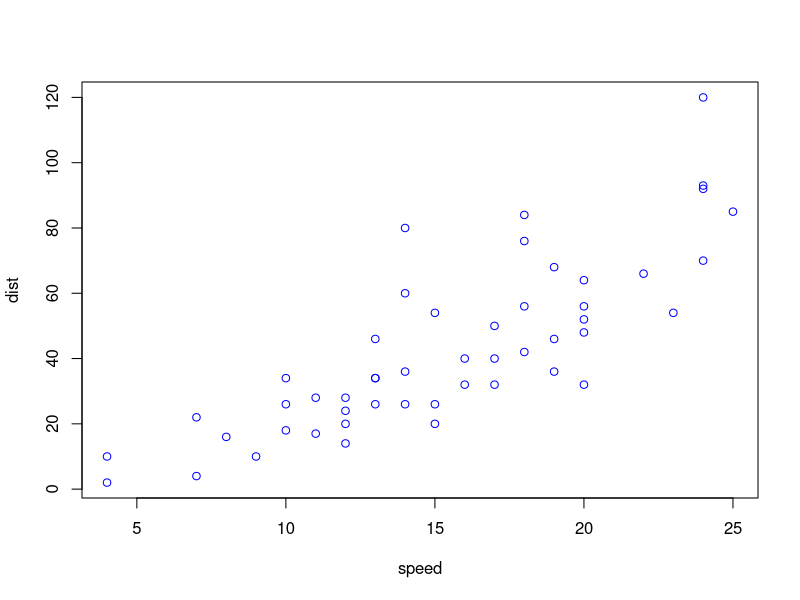
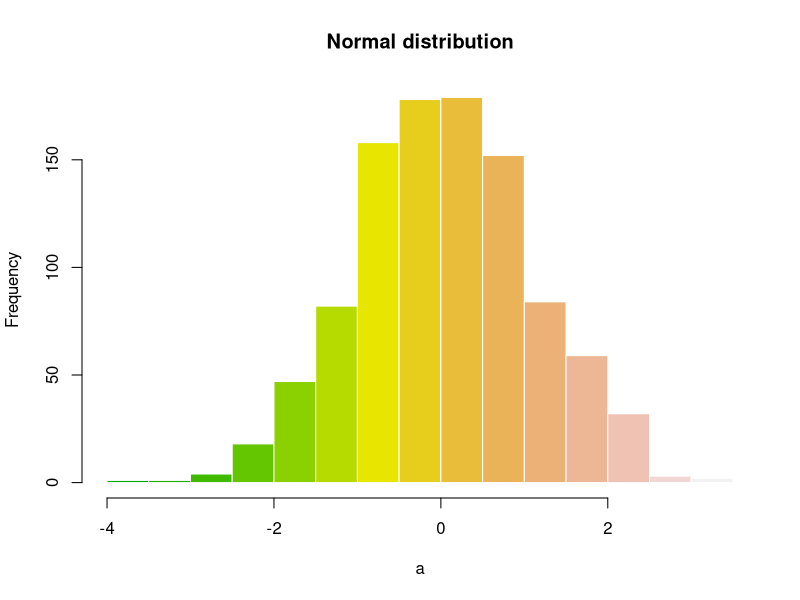
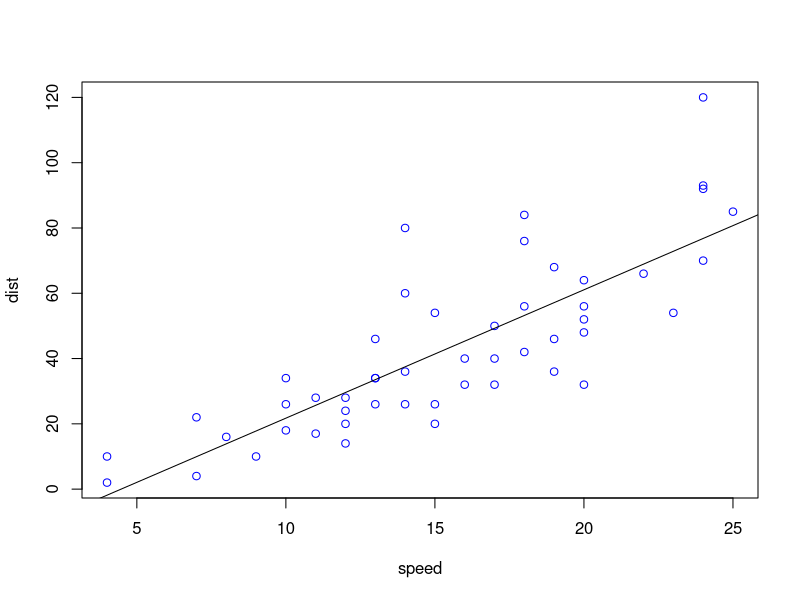
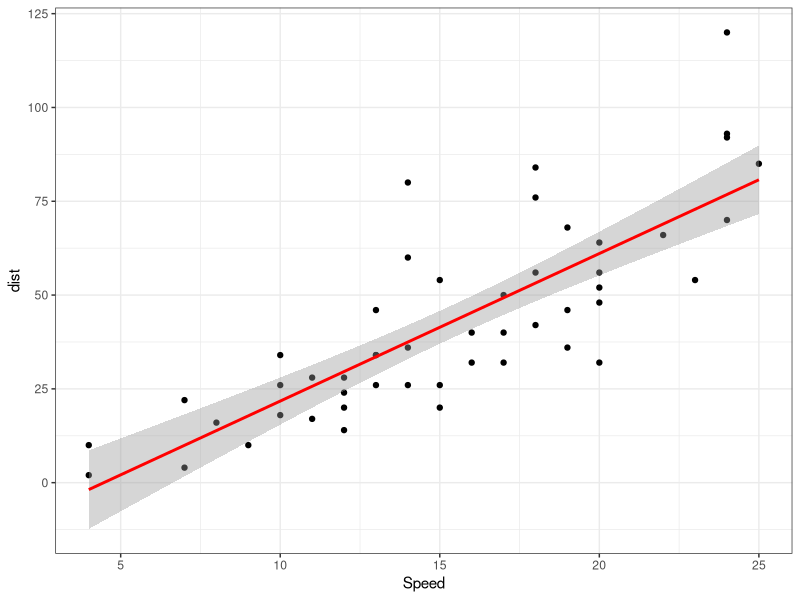
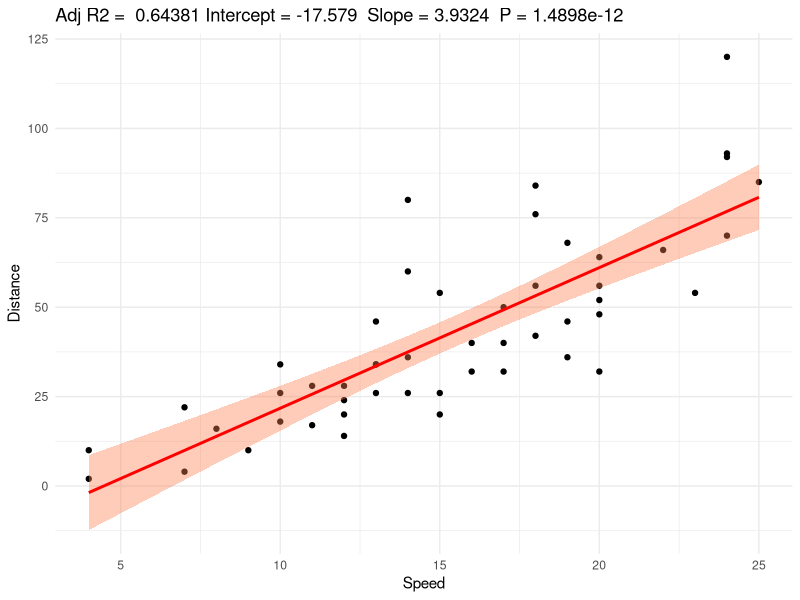

The R source for these figures, in order:
## ---- chunk 1
knitr::opts_chunk$set(echo = TRUE)

library(ggplot2)

## ---- chunk 2
summary(cars)
## ---- chunk 3
plot(cars, col = "blue")

## ---- chunk 4

library(glue)
x = 3
a = "A"
print(glue('{x} and {a}'))


## ---- chunk 5

a <- rnorm(1000) 
hist(a, col = terrain.colors(15), border = "white", main = "Normal distribution")


## ---- chunk 6

knitr::kable(
  mtcars[1:5, ], 
  caption = "A knitr kable."
)

## ---- chunk 7

# This is where we use the gglpot2 package, but I included it at the top of the script! 
# All your packages should be loaded into your R session before you start your analyses. 

cars_reg = lm(dist ~ speed, data = cars)
plot(cars, col = "blue")
abline(cars_reg)

## ---- chunk 8

ggplot(cars, aes(x = speed, y = dist)) + 
  geom_point() +
  stat_smooth(method = "lm", col = "red") + theme_bw() + labs(x = "Speed", Y = "Distance")


## ---- chunk 9


# this is a function written to similarly plot the same thing, what is nice is now I can easily plot this all out 
# without having to worry about rewriting the labels, included in labs, for the plots out each time

ggplotRegression <- function (fit) {

require(ggplot2) # note ggplot2 is included here as require, this is common format in functions.. more on this later

ggplot(fit$model, aes_string(x = names(fit$model)[2], y = names(fit$model)[1])) + 
  geom_point() +
  geom_smooth(method = "lm", col = "red", fill = "coral", alpha = 0.4) + 
  labs(title = paste("Adj R2 = ",signif(summary(fit)$adj.r.squared, 5),
                     "Intercept =",signif(fit$coef[[1]],5 ),
                     " Slope =",signif(fit$coef[[2]], 5),
                     " P =",signif(summary(fit)$coef[2,4], 5)), 
       x = "Speed", y = "Distance") + theme_minimal()
}

## ---- chunk 10

fit1 <- lm(dist ~ speed, data = cars) # run model
ggplotRegression(fit1) # use our written function to plot the model 


